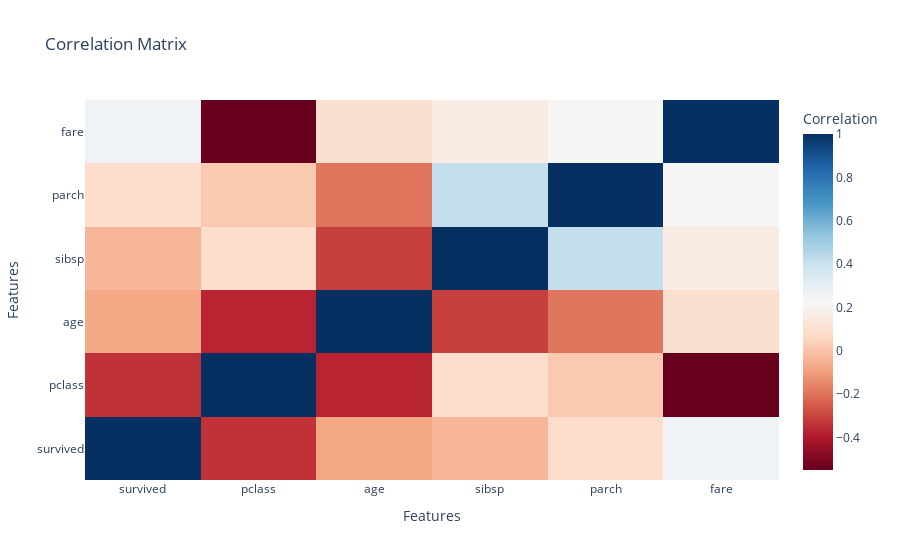

The code cell stored with this chart in its notebook:
### Code cell
fig = go.Figure(
    data = go.Heatmap(
        z = corr_matrix.values,
        x = corr_matrix.columns,
        y = corr_matrix.columns,
        colorscale = 'RdBu',
        zmin = 1,
        zmax = 1,
        colorbar = dict(title = 'Correlation')
    )
)

fig.update_layout(
    title='Correlation Matrix',
    xaxis_title="Features",
    yaxis_title="Features"
)

fig.show()

### Figure 1 — Plotly figure (JSON) as saved in the notebook; plotly's stock layout.template omitted (floating-point values rounded to 4 significant figures)
{"data": [{"colorbar": {"title": {"text": "Correlation"}}, "colorscale": [[0, "rgb(103,0,31)"], [0.1, "rgb(178,24,43)"], [0.2, "rgb(214,96,77)"], [0.3, "rgb(244,165,130)"], [0.4, "rgb(253,219,199)"], [0.5, "rgb(247,247,247)"], [0.6, "rgb(209,229,240)"], [0.7, "rgb(146,197,222)"], [0.8, "rgb(67,147,195)"], [0.9, "rgb(33,102,172)"], [1, "rgb(5,48,97)"]], "type": "heatmap", "x": ["survived", "pclass", "age", "sibsp", "parch", "fare"], "y": ["survived", "pclass", "age", "sibsp", "parch", "fare"], "z": [[1.0, -0.3385, -0.07722, -0.03532, 0.08163, 0.2573], [-0.3385, 1.0, -0.3692, 0.08308, 0.01844, -0.5495], [-0.07722, -0.3692, 1.0, -0.3082, -0.1891, 0.09607], [-0.03532, 0.08308, -0.3082, 1.0, 0.4148, 0.1597], [0.08163, 0.01844, -0.1891, 0.4148, 1.0, 0.2162], [0.2573, -0.5495, 0.09607, 0.1597, 0.2162, 1.0]], "zmax": 1, "zmin": 1}], "layout": {"title": {"text": "Correlation Matrix"}, "xaxis": {"title": {"text": "Features"}}, "yaxis": {"title": {"text": "Features"}}}}
